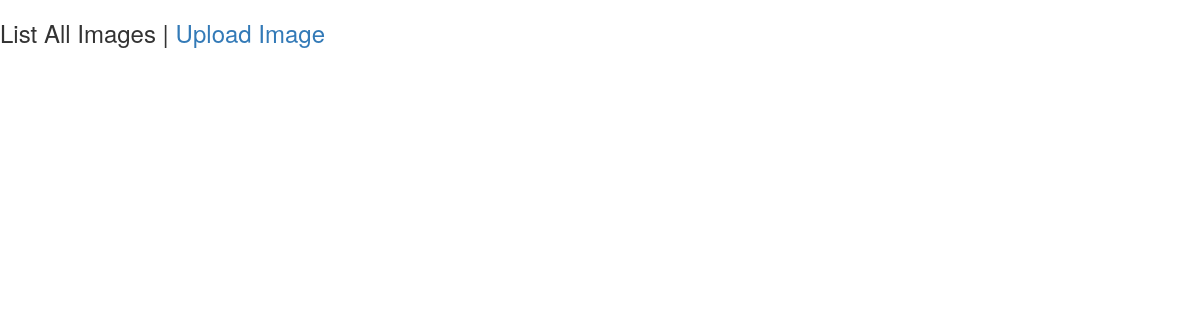
Before: /app11_1/ with the older database file.
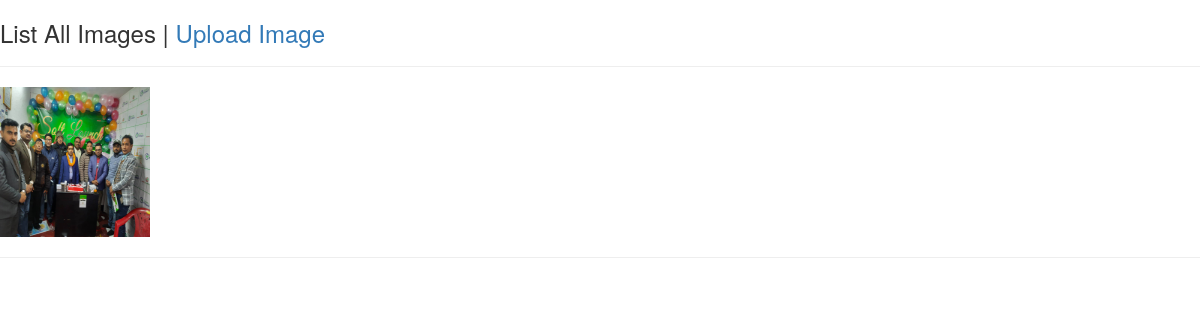
After: the same page with the newer database file.
### app11_1/models.py (models this page shows, shortened)
class User_Profile(models.Model):
    fullname = models.CharField(max_length=200)
    picture = models.FileField()

### app11_1/views.py (the view)
# urls.py: path('', views.index),
def index(request):
    profiles = User_Profile.objects.all()
    return  render(request, 'app11_1/index.html', {'profiles': profiles})

### app11_1/templates/app11_1/index.html (shortened to what this page needs)
{% load static %}
<!DOCTYPE html>
<html>
    <head>
        <link rel="stylesheet" href="https://maxcdn.bootstrapcdn.com/bootstrap/3.3.7/css/bootstrap.min.css">
    </head>
    <body>
    <h3>List All Images | <a href="create">Upload Image</a></h3>
    {% for profile in profiles %}
        <hr/>
        <p><img src="{{ profile.picture.url }}" class="image_responsive" height="150px" width="150px"></p>
        <hr/>
    {% endfor %}
</body>
</html>

Changed rows visible on the page:
added User_Profile: picture (picture)
